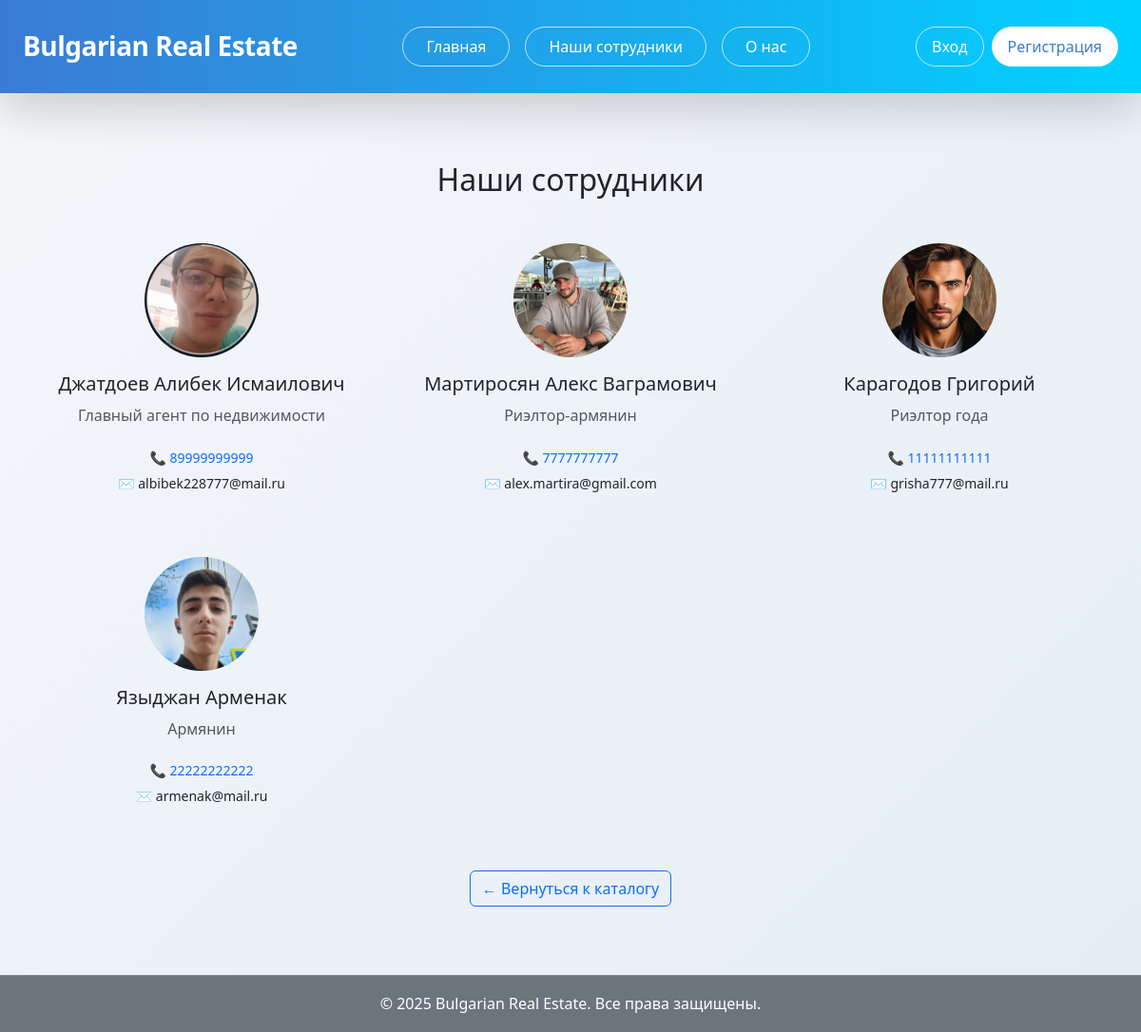
Page /team/ on the committed database.
### properties/models.py (models this page shows, shortened)
class Employee(models.Model):
    name = models.CharField("Имя", max_length=50)
    position = models.CharField("Должность", max_length=40)
    phone = models.CharField("Телефон", max_length=20)
    email = models.EmailField("Email")
    image = models.ImageField("Фото", upload_to='team/', blank=True, null=True)
    is_active = models.BooleanField("Активен", default=True)
    created_at = models.DateTimeField(auto_now_add=True)
    class Meta:
        verbose_name = "Сотрудник"
        verbose_name_plural = "Сотрудники"

### properties/views.py (the view)
# urls.py: path('team/', views.TeamView.as_view(), name='team'),
class TeamView(ListView):
    model = Employee
    template_name = 'properties/team.html'
    context_object_name = 'employees'
    queryset = Employee.objects.filter(is_active=True).order_by('created_at')

### templates/properties/team.html
{% extends "properties/base.html" %}
{% load static %}
{% block content %}
<div class="container my-5">
  <h2 class="text-center mb-5">Наши сотрудники</h2>
  <div class="row g-5">
    {% for emp in employees %}
      <div class="col-md-4 text-center">
        {% if emp.image %}
          <img src="{{ emp.image.url }}" class="rounded-circle mb-3" alt="{{ emp.name }}" width="120" height="120" style="object-fit: cover;">
        {% else %}
          <img src="https://via.placeholder.com/120/2c3e50/FFFFFF?text={{ emp.name|slice:":1" }}"
               class="rounded-circle mb-3" alt="Нет фото" width="120" height="120" style="object-fit: cover;">
        {% endif %}
        <h5>{{ emp.name }}</h5>
        <p class="text-muted">{{ emp.position }}</p>
        <p>
          <small>
            📞
            <a href="tel:{{ emp.phone|urlencode }}" class="text-primary text-decoration-none">
              {{ emp.phone }}
            </a>
            <br>
            ✉️ {{ emp.email }}
          </small>
        </p>
      </div>
    {% endfor %}
  </div>
  <div class="text-center mt-5">
    <a href="{% url 'index' %}" class="btn btn-outline-primary">← Вернуться к каталогу</a>
  </div>
</div>
{% endblock %}

### static/css/new-style.css (style rules this page uses)
body { font-family: 'Segoe UI', Tahoma, Geneva, Verdana, sans-serif; background: linear-gradient(135deg, #f5f7fa 0%, #e4edf5 100%); color: #333; line-height: 1.7; min-height: 100vh; display: flex; flex-direction: column; }

### rows in the picture
Employee: image (picture), name "Джатдоев Алибек Исмаилович", position "Главный агент по недвижимости", phone "89999999999", email "albibek228777@mail.ru"
Employee: image (picture), name "Мартиросян Алекс Ваграмович", position "Риэлтор-армянин", phone "7777777777", email "alex.martira@gmail.com"
Employee: image (picture), name "Карагодов Григорий", position "Риэлтор года", phone "11111111111", email "grisha777@mail.ru"
Employee: image (picture), name "Языджан Арменак", position "Армянин", phone "22222222222", email "armenak@mail.ru"
